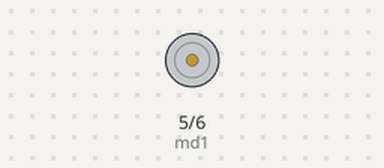
Bench run of a sketch on a simulated Arduino Uno, built with avr-gcc and run on an emulated ATmega328P. Parts: motor-driver pin pairs drawn as motors (green arrow = first pin HIGH = forward, orange = second pin HIGH = backward, longer = more drive).

Above: at 0.1 s.
At 1.1 s:
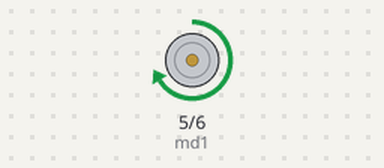
Timing chart, 0 to 2.6 s (numbered marks = the images above):
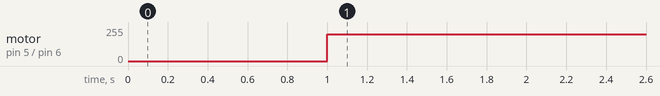

The sketch:

test_motoare_minisumo.ino
```cpp
#define md1 5
#define md2 6
#define ms1 3
#define ms2 11
void setup()
{
  pinMode(md1,OUTPUT);
  pinMode(md2,OUTPUT);
  pinMode(ms1,OUTPUT);
  pinMode(ms2,OUTPUT);
  digitalWrite(md1,LOW);
  digitalWrite(md2,LOW);
  digitalWrite(ms1,LOW);
  digitalWrite(ms2,LOW);
  delay(1000);

}
void loop()
{
  analogWrite(ms1,0);
  analogWrite(ms2,200);
  analogWrite(md1,200);
  analogWrite(md2,0);
  //  digitalWrite(md2,LOW);
}
```

Measured:
- by itself, motor on pin 5 (md1) / pin 6 (md2): stopped → forward 200/255 at 1.0 s
